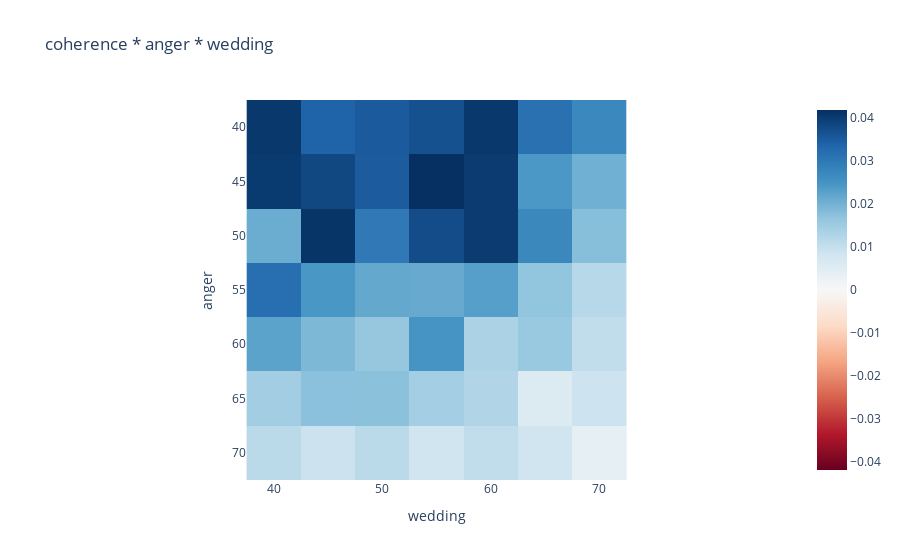

Notebook source saved alongside this figure:
### Code cell
fig = px.imshow(multi, x=scales, y=scales,
            title=f"coherence * {feature_descriptions[0]} * {feature_descriptions[1]}",labels={'x': feature_descriptions[1], 'y': feature_descriptions[0]},
            color_continuous_scale="RdBu", color_continuous_midpoint=0)
fig.show()
fig.write_image(f"{save_dir}/multi.png")

### Figure 1 — Plotly figure (JSON) as saved in the notebook; plotly's stock layout.template omitted (floating-point values rounded to 4 significant figures)
{"data": [{"coloraxis": "coloraxis", "hovertemplate": "wedding: %{x}<br>anger: %{y}<br>color: %{z}<extra></extra>", "name": "0", "type": "heatmap", "x": [40, 45, 50, 55, 60, 65, 70], "xaxis": "x", "y": [40, 45, 50, 55, 60, 65, 70], "yaxis": "y", "z": [[0.0406, 0.03395, 0.03529, 0.03667, 0.04066, 0.03151, 0.02709], [0.04022, 0.03819, 0.03501, 0.04185, 0.0402, 0.0243, 0.02029], [0.02085, 0.04106, 0.02986, 0.03752, 0.04008, 0.02715, 0.01793], [0.03176, 0.02444, 0.02166, 0.02135, 0.02307, 0.01679, 0.01177], [0.02247, 0.01885, 0.01622, 0.02488, 0.01339, 0.01575, 0.0105], [0.01461, 0.01748, 0.01738, 0.01439, 0.0126, 0.005926, 0.008855], [0.01138, 0.008991, 0.01143, 0.008452, 0.01049, 0.008382, 0.003847]]}], "layout": {"coloraxis": {"cmid": 0, "colorscale": [[0, "rgb(103,0,31)"], [0.1, "rgb(178,24,43)"], [0.2, "rgb(214,96,77)"], [0.3, "rgb(244,165,130)"], [0.4, "rgb(253,219,199)"], [0.5, "rgb(247,247,247)"], [0.6, "rgb(209,229,240)"], [0.7, "rgb(146,197,222)"], [0.8, "rgb(67,147,195)"], [0.9, "rgb(33,102,172)"], [1, "rgb(5,48,97)"]]}, "title": {"text": "coherence * anger * wedding"}, "xaxis": {"anchor": "y", "constrain": "domain", "domain": [0, 1], "scaleanchor": "y", "title": {"text": "wedding"}}, "yaxis": {"anchor": "x", "autorange": "reversed", "constrain": "domain", "domain": [0, 1], "title": {"text": "anger"}}}}
